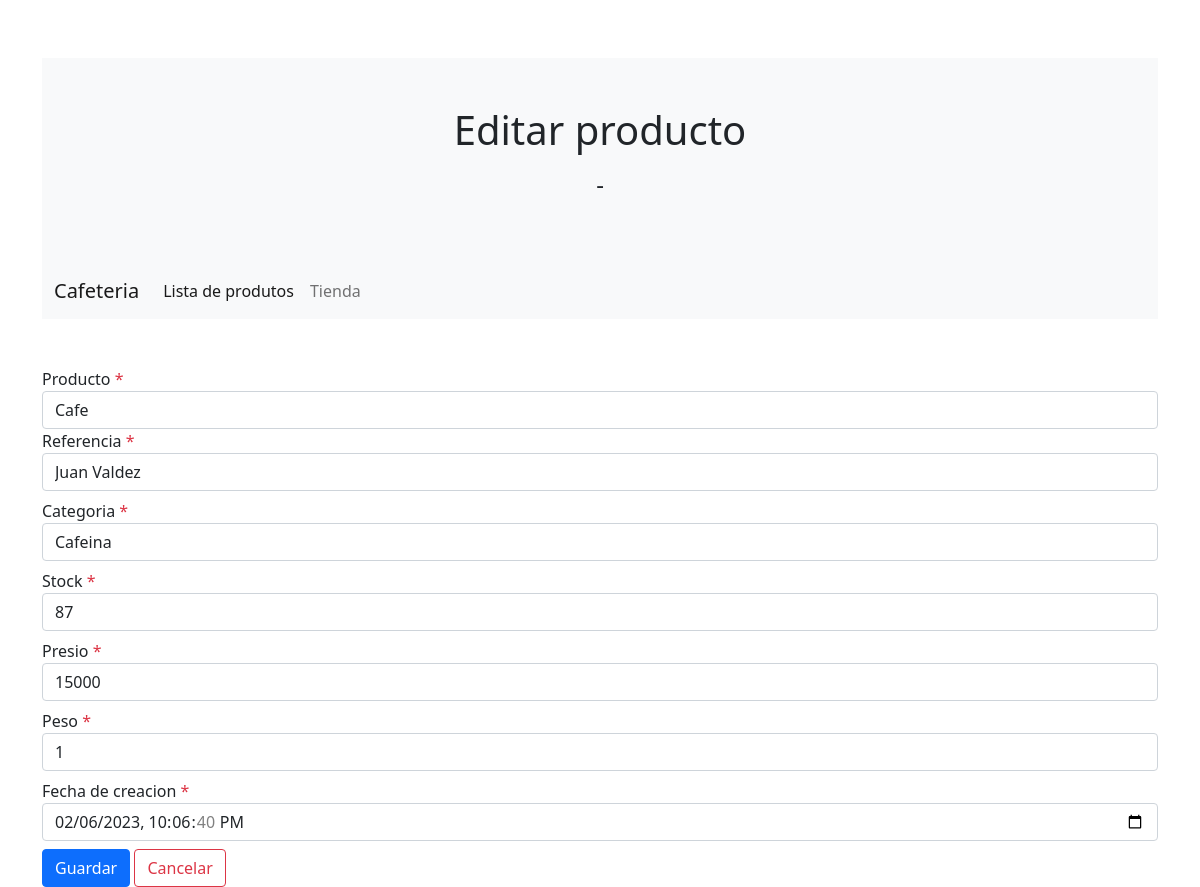
/index.php?controller=productController&action=edit&id=1, run on the app's committed database.
### tables this page shows
CREATE TABLE `products` (
  `id` int(11) NOT NULL,
  `name` varchar(100) NOT NULL,
  `price` double NOT NULL,
  `weight` float NOT NULL,
  `category` varchar(200) NOT NULL,
  `stock` int(11) NOT NULL,
  `created_at` timestamp NOT NULL DEFAULT current_timestamp() ON UPDATE current_timestamp(),
  `reference` varchar(200) NOT NULL
);

### index.php (called while the page is built, shortened)
<?php
require_once 'models/db.php';
$controller = new $controllerName();
$dataToView["data"] = array();
if(method_exists($controller,$_GET["action"])) $dataToView["data"] = $controller->{$_GET["action"]}();
require_once 'views/template/header.php';
require_once 'views/'.$controller->view.'.php';

### controllers/ProductController.php (called while the page is built, shortened)
<?php
require_once 'Models/Product.php';
class ProductController{
	private $productObj;
	public function __construct() {
		$this->productObj = new Product();
	}
	public function edit($id = null){
		if(isset($_GET["id"])) $id = $_GET["id"];
			return $this->productObj->getProductById($id);
	}
}

### models/db.php (called while the page is built, shortened)
<?php
class Db {
	public function __construct() {
		$this->host = constant('DB_HOST');
		$this->db = constant('DB');
		$this->user = constant('DB_USER');
		$this->pass = constant('DB_PASS');
		try {
           $this->conection = new PDO('mysql:host='.$this->host.'; dbname='.$this->db, $this->user, $this->pass);
        } catch (PDOException $e) {
            echo $e->getMessage();
            exit();
        }
	}
}

### models/Product.php (called while the page is built, shortened)
<?php
class Product {
	private $table = 'products';
	private $conection;
	public function getConection(){
		$dbObj = new Db();
		$this->conection = $dbObj->conection;
	}
	public function getProductById($id){
		$sql = "SELECT * FROM ".$this->table. " WHERE id = ?";
		$stmt = $this->conection->prepare($sql);
		$stmt->execute([$id]);
		return $stmt->fetch();
	}
}

### Views/edit_product.php (the view, shortened to what this page needs)
<?php
$name = $reference = $category =  $created_at = $id = "";
$price = $stock = $weight = 0;
if(isset($dataToView["data"]["name"])) $name = $dataToView["data"]["name"];
if(isset($dataToView["data"]["stock"])) $stock = $dataToView["data"]["stock"];
if(isset($dataToView["data"]["price"])) $price = $dataToView["data"]["price"];
if(isset($dataToView["data"]["weight"])) $weight = $dataToView["data"]["weight"];
if(isset($dataToView["data"]["category"])) $category = $dataToView["data"]["category"];
if(isset($dataToView["data"]["reference"])) $reference = $dataToView["data"]["reference"];
if(isset($dataToView["data"]["created_at"])) $created_at = $dataToView["data"]["created_at"];
?>
<div class="row">
	<form class="form" action="index.php?controller=productController&action=save" method="POST">
		<div class="form-group">
			<label>Producto <span class="text-danger">* <?php echo isset($_GET["errors"]['name']) ? $_GET["errors"]['name'] : '';?></span></label>
			<input class="form-control" type="text" name="name" value="<?php echo $name; ?>" />
		</div>
		<div class="form-group mb-2">
			<label>Referencia <span class="text-danger">* <?php echo isset($_GET["errors"]['reference']) ? $_GET["errors"]['reference'] : '';?></span></label>
			<input class="form-control" type="text" name="reference" value="<?php echo $reference; ?>" />
		</div>
		</div>
        <div class="form-group mb-2">
			<label>Categoria <span class="text-danger">* <?php echo isset($_GET["errors"]['category']) ? $_GET["errors"]['category'] : '';?></span></label>
            <input class="form-control" type="text" name="category" value="<?php echo $category; ?>" />
		</div>
        <div class="form-group mb-2">
			<label>Stock <span class="text-danger">* <?php echo isset($_GET["errors"]['stock']) ? $_GET["errors"]['stock'] : '';?></span></label>
            <input class="form-control" type="number" name="stock" value="<?php echo $stock; ?>" />
		</div>
        <div class="form-group mb-2">
			<label>Presio <span class="text-danger">* <?php echo isset($_GET["errors"]['price']) ? $_GET["errors"]['price'] : '';?></span></label>
            <input required class="form-control" type="number" name="price" value="<?php echo $price; ?>" />
		</div>
        <div class="form-group mb-2">
			<label>Peso <span class="text-danger">* <?php echo isset($_GET["errors"]['weight']) ? $_GET["errors"]['weight'] : '';?></span></label>
            <input class="form-control" type="number" name="weight" value="<?php echo $weight; ?>" />
		</div>
        <div class="form-group mb-2">
			<label>Fecha de creacion <span class="text-danger">* <?php echo isset($_GET["errors"]['created_at']) ? $_GET["errors"]['created_at'] : '';?></span></label>
            <input class="form-control" type="datetime-local" id="created_at" name="created_at" value="<?php echo $created_at; ?>" >
		</div>
		<input type="submit" value="Guardar" class="btn btn-primary"/>
		<a class="btn btn-outline-danger" href="index.php?controller=productController&action=list">Cancelar</a>
</div>

### data on the page
products: name "Cafe", reference "Juan Valdez", category "Cafeina", stock "87", price "15000", weight "1", created_at "02/06/2023 22:06:40"

### other printed values
$controller->page_title "Editar producto"
